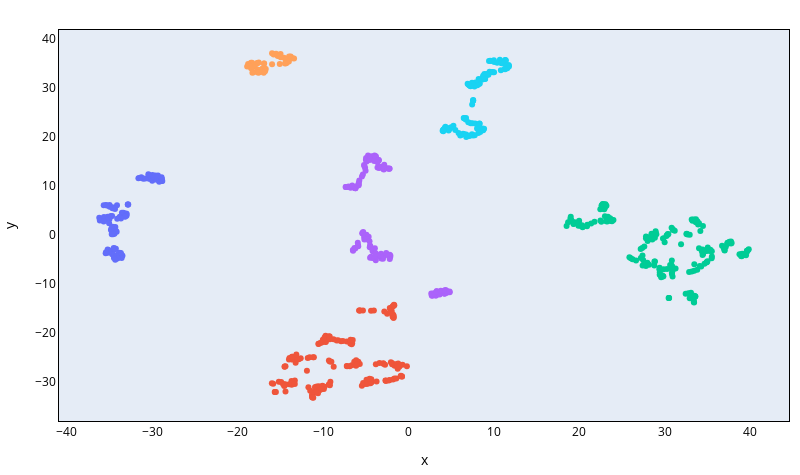
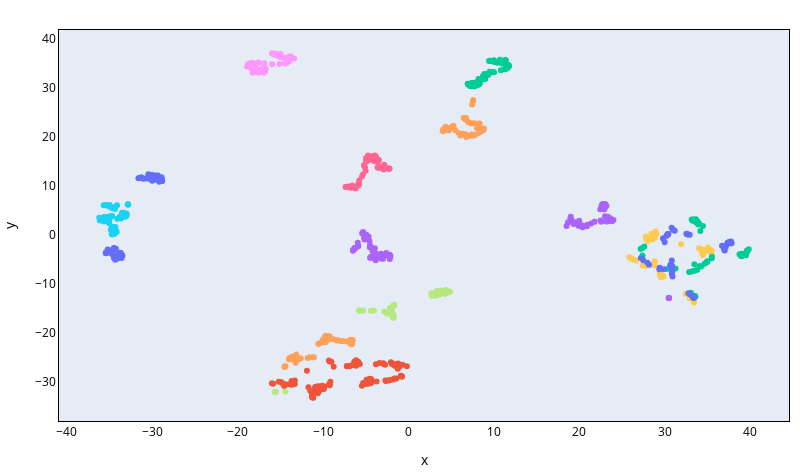
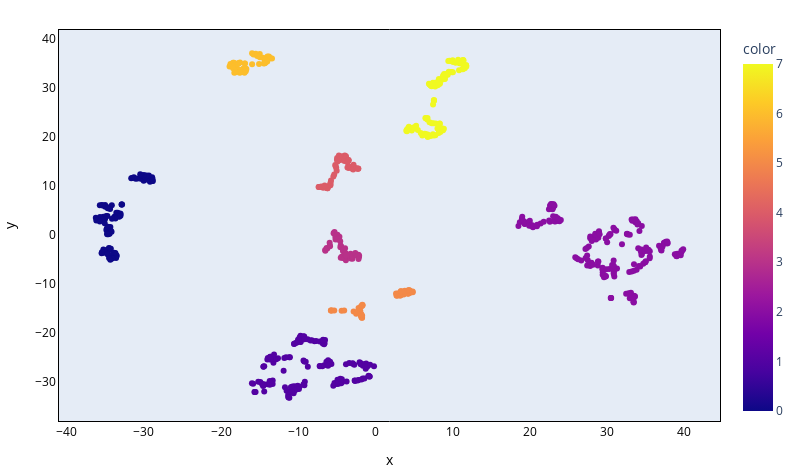

The notebook cell saved with these charts, in order:
### Code cell
# '''
# Clustering of t-SNE using K-means

# X = [Country, Time, Features]
# Plot the clusters against properties

# X = 
# kmeans = 
# plt.scatter(X[:, 0], X[:, 1], c= kmeans.labels_)

ghufi = KMeans(n_clusters=6, random_state=0).fit(X_embedded1).labels_+1
clusters_num = 

scatter2d(X_embedded1, clusters_num, [0, 1])
scatter2d(X_embedded1, labels, [0, 1])

'''
Clustering of t-SNE using DBSCAN
'''
X = X_embedded1
dbs = DBSCAN(eps=6, min_samples=8, n_jobs=-1).fit(X)
scatter2d(X, dbs.labels_, [0, 1])
